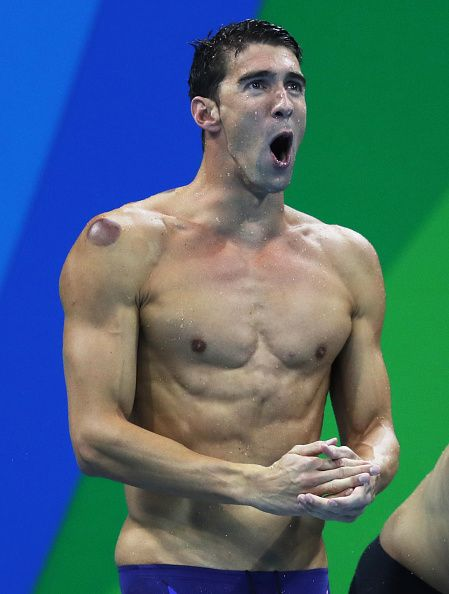
#> input picture python_tutorials/img_transformations/phelps.jpg, 449 x 594 px
$ python img_trnsformations.py
#> lines starting #> are read from the running program, lines starting #| are printed output that depends on the picture
from PIL import Image

phelps = Image.open('phelps.jpg')
#> phelps is the input picture: PIL image 449x594 RGB; mean R, G, B 72.6, 105.6, 117.9
print(phelps.size)
#| (449, 594)

phelps_sq = phelps.resize( (200,200) )      # (400,400) is given as a tuple
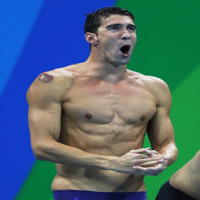
#> phelps_sq: PIL image 200x200 RGB; mean R, G, B 72.6, 105.6, 117.9
phelps_flip = phelps.transpose(Image.FLIP_LEFT_RIGHT)
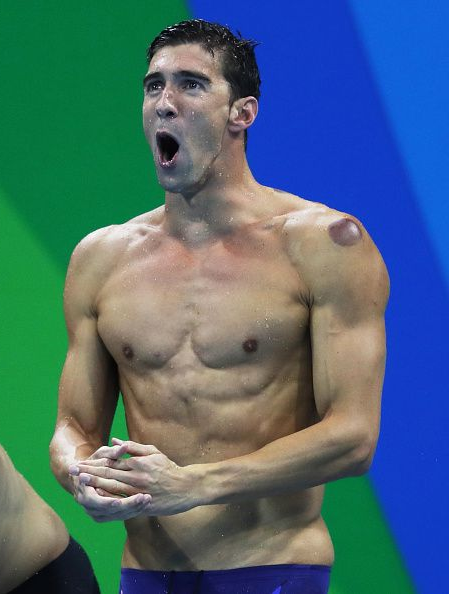
#> phelps_flip: PIL image 449x594 RGB; mean R, G, B 72.6, 105.6, 117.9
phelps_spin = phelps.transpose(Image.ROTATE_180)
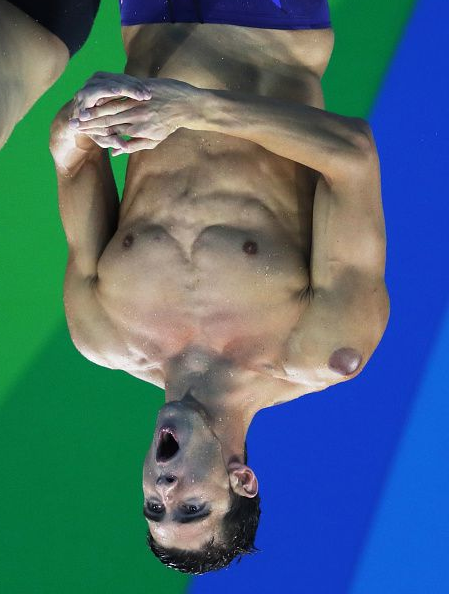
#> phelps_spin: PIL image 449x594 RGB; mean R, G, B 72.6, 105.6, 117.9

phelps.show()
phelps_sq.show()
phelps_flip.show()
phelps_spin.show()
